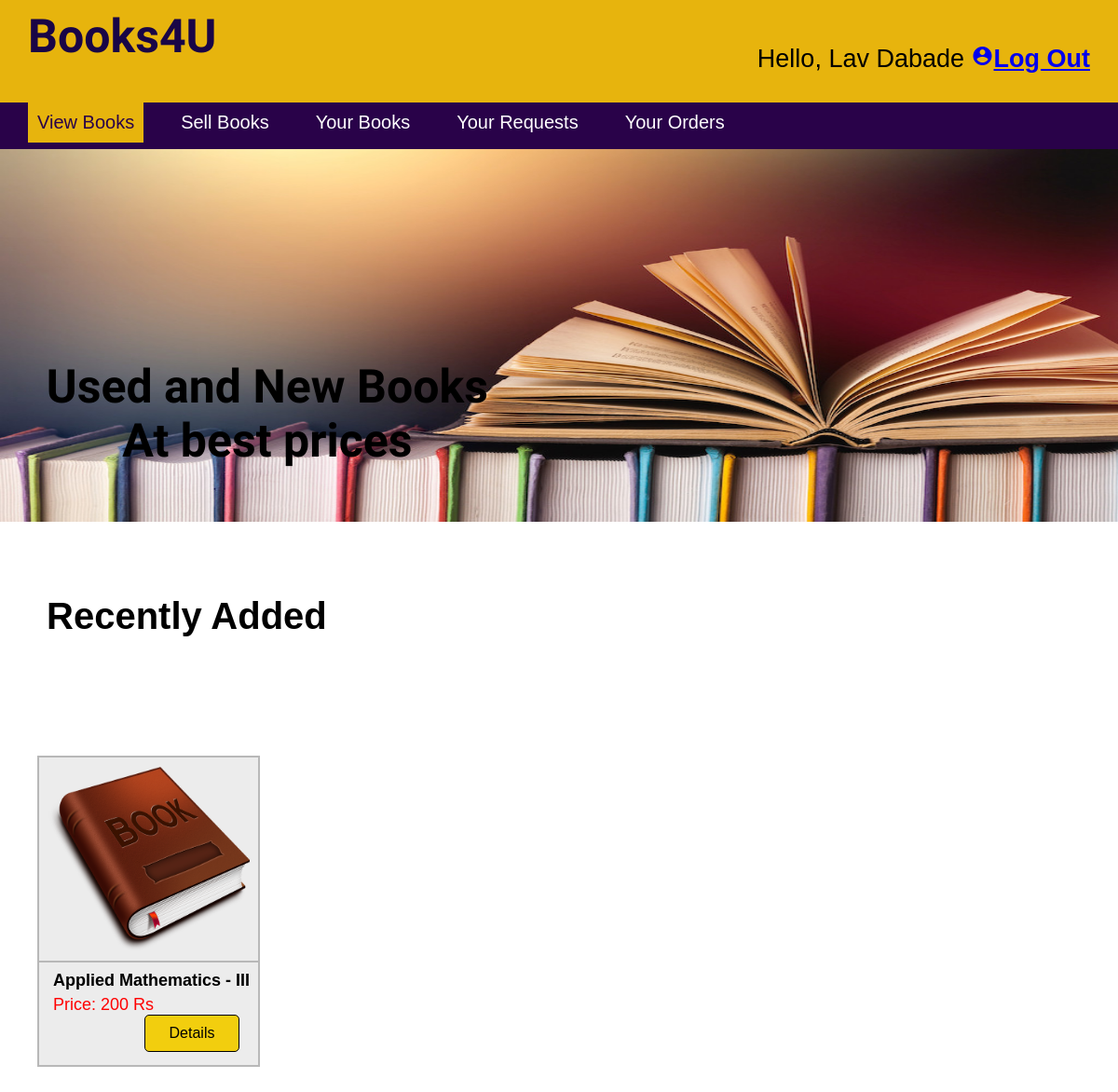
Screenshot of /viewbooks.php (signed in) with the database file from the repository.
### tables this page shows
CREATE TABLE `user` (
  `RollNo` varchar(10) NOT NULL,
  `FN` varchar(20) NOT NULL,
  `LN` varchar(20) NOT NULL,
  `Email` varchar(40) NOT NULL,
  `ContactNo` varchar(10) NOT NULL,
  `Password` varchar(15) NOT NULL
);

CREATE TABLE `addbook` (
  `BookId` int(11) NOT NULL,
  `BookName` varchar(30) NOT NULL,
  `AuthName` varchar(20) NOT NULL,
  `Price` int(11) NOT NULL,
  `Description` varchar(255) NOT NULL,
  `BookCondition` varchar(15) NOT NULL,
  `Image` text NOT NULL,
  `RollNo` varchar(10) NOT NULL,
  `BuyStatus` varchar(6) NOT NULL,
  `Buyer` varchar(10) NOT NULL
);

### viewbooks.php (the view, shortened to what this page needs)
<?php
include("includes/connect.php");
if($_SESSION['username'] == true){
    $rollno = $_SESSION['username'];
?>
    <!DOCTYPE html>
    <html lang="en">
    <head>
    </head>
    <body>
        <header>
            <div class="info">
                <div class="books">
                <b>Books4U</b>
                </div>
                <div class="carlog">
                    <?php
                        $queryN = "SELECT FN, LN FROM user WHERE RollNo = '$rollno'";
                        $queryN_run = mysqli_query($conn, $queryN);
                        $rowN = mysqli_fetch_assoc($queryN_run);
                        echo "Hello, " . $rowN["FN"]. " " . $rowN["LN"]. " ";
                    ?>
                        <b><a href="logout.php" class="px-1"><i class="material-icons" >account_circle</i><span>Log Out</span></a></b>
        </header>
        <div class="s-content">
            <ul>
                <li><a style="color:rgb(41, 2, 73); background-color: rgb(231, 180, 13);" href="#">View Books</a></li>
                <li><a href="sellbook.php">Sell Books</a></li>
                <li><a href="yourbooks.php">Your Books</a></li>
                <li><a href="yourrequests.php">Your Requests</a></li>
                <li><a href="yourorders.php">Your Orders</a></li>
            </ul>
        </div>
        <div id="header-image-menu">
            <img src="images\image.jpg">
            <h2 class = "image-text">Used and New Books<br> At best prices</h2>
        </div>
<h1>Recently Added</h1>
        <?php
            $query = "SELECT * FROM addbook WHERE BuyStatus= 'OPEN'";
            $query_run = mysqli_query($conn, $query);
            if(mysqli_num_rows($query_run)>0){
        ?>
        <?php
            while($row = mysqli_fetch_assoc($query_run)){
        ?>
                <div class="gallery">
                    <a target="_blank">
                    <?php echo '<img src = "uploads/'.$row['Image'].'" alt="book" width="600" height="400">'?>
                    </a>
                    <div class="desc"><b><?php echo $row['BookName']?></b></div>
                    <div class="desc" style="color: red;"><?php echo " Price: " . $row["Price"]. " Rs "?></div>
                    <div class="butt">
                        <a href="bookdetails.php?ID=<?php echo $row['BookId']?>" type="submit" name="details" class= "details">Details</a>
                    </div>
                </div>
        <?php
            }
        ?>
        <?php
            }
            else{
                echo "no record found";
            }
        ?>
    </body>
<?php
}
else{
    header('location: login.php');
}
?>

### viewbooks.php (style rules this page uses)
body { margin: 0; padding: 0; background-position: center; box-sizing: border-box; }
header { background-color: rgb(231, 180, 13); padding: 10px; height:90px; }
.s-content ul { list-style-type: none; margin: 0; padding: 0; overflow: hidden; background-color: rgb(41, 2, 73); height: 50px; }
.s-content ul li { float: left; }
.s-content ul li a { display: block; color: white; text-align: center; padding: 10px; text-decoration: none; margin-left:30px; font-size:20px; font-family: 'Gill Sans', 'Gill Sans MT', Calibri, 'Trebuchet MS', sans-serif; }
.books { float:left; font-size:50px; color:rgb(25, 5, 70); font-family: 'Michroma', sans-serif; margin-left:20px; }
.carlog { float:right; margin-top:38px; color:black; font-size:27px; font-family: 'Gill Sans', 'Gill Sans MT', Calibri, 'Trebuchet MS', sans-serif; margin-right:20px; }
div.gallery { margin: 40px; border: 2px solid #B8B8B8 ; float: left; height: 330px; width: 235px; background-color: #ffffff; font-family: Sans-serif; background-color: #ECECEC ; margin-top: 100px; }
div.gallery img { padding: 10px; width: 92%; height: 60%; border-bottom: 2px solid #B8B8B8 ; }
div.desc { padding-top: 5px; padding-left: 15px; font-size: 18px; }
.details { background-color: #F2CE0E; width: 100px; border: 1px solid black; color: black; padding: 10px 0px; text-align: center; text-decoration: none; display: inline-block; font-size: 16px; float: right; border-radius: 5px; }
.butt { padding-right: 20px; }
#header-image-menu img { width: 100%; margin: none; padding: none; height: 400px; }
.image-text { position: absolute; top: 32%; left: 16%; font-family: 'Architects Daughter', cursive; color: black; transform: translate(-30%, -30%); text-align: center; font-size: 50px; }
h1 { font-size:40px; font-family: Sans-Serif; margin-left: 50px; margin-top:75px; }

### rows the page displays
user: FN "Lav", LN "Dabade"
addbook: Image (picture), BookName "Applied Mathematics - III", Price "200"
